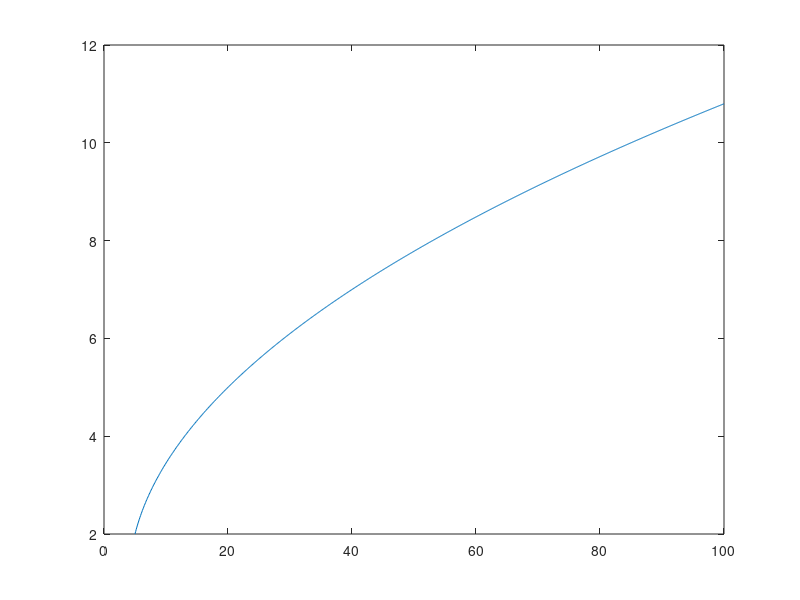

Write MATLAB code to recreate this figure.
% Octave Script
% Title         :Grafica 1
% Author        :Kevin Yoan Calderón García
% Description   :Script para graficar una funcion
% Date          :28/10/2021
% Version       :1
% Usage         :octave
%               :
%               :Requiere intalado octave

clear 
%Dominio de la funcion 
x = 5:0.1:100
%Rango de la funcion 
fx = (1)+((x-4).^(1/2)) 
%Funcion con el plot
plot(x, fx) 
